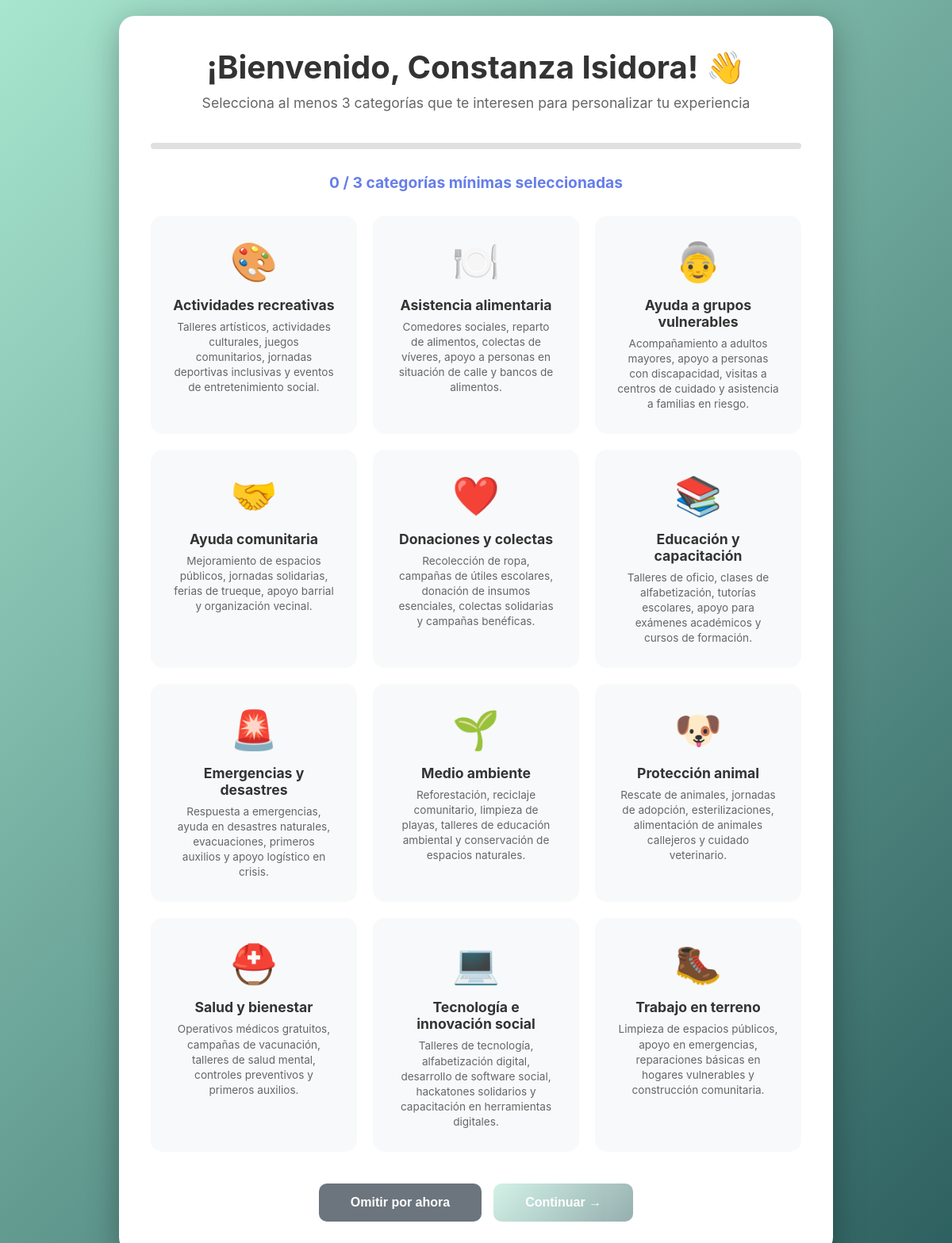
/preferencias/ (signed in), run on the app's committed database.
### Humanet/models.py (models this page shows, shortened)
class Categoria(models.Model):
    nombre = models.CharField(max_length=100, unique=True)
    icono = models.CharField(max_length=10, default='📌')
    descripcion = models.TextField(blank=True)
    color = models.CharField(max_length=7, default='#667eea')
    class Meta:
        verbose_name = 'Categoría'
        verbose_name_plural = 'Categorías'
        ordering = ['nombre']

### Humanet/views.py (the view, shortened to what this page needs)
# urls.py: path('preferencias/', views.seleccionar_preferencias, name='seleccionar_preferencias'),
@login_required
def seleccionar_preferencias(request):
    perfil, created = PerfilUsuario.objects.get_or_create(usuario=request.user)
    if perfil.onboarding_completado:
        return redirect('inicio')
    categorias = Categoria.objects.all()
    return render(request, 'Humanet/seleccionar_preferencias.html', {
        'categorias': categorias
    })

### Humanet/templates/Humanet/seleccionar_preferencias.html (shortened to what this page needs)
<!DOCTYPE html>
<html lang="es">
<head>
</head>
<body>
    <div class="container">
        <div class="header">
            <h1>¡Bienvenido, {{ user.first_name }}! 👋</h1>
            <p>Selecciona al menos 3 categorías que te interesen para personalizar tu experiencia</p>
        </div>
        <div class="progress-bar">
        </div>
        <div class="selection-count">
            <span id="selectionCount">0</span> / 3 categorías mínimas seleccionadas
        </div>
        <form method="post" id="preferencesForm">
            <div class="categorias-grid">
                {% for categoria in categorias %}
                <div class="categoria-card"
                     data-categoria-id="{{ categoria.id }}"
                     style="color: {{ categoria.color }};"
                     onclick="toggleCategoria(this, {{ categoria.id }})">
                    <div class="categoria-icono">{{ categoria.icono }}</div>
                    <div class="categoria-nombre">{{ categoria.nombre }}</div>
                    <div class="categoria-descripcion">{{ categoria.descripcion }}</div>
                </div>
                {% endfor %}
            </div>
            <div class="actions">
                <button type="button" class="btn btn-skip" onclick="omitirPreferencias()">
                    Omitir por ahora
                </button>
                <button type="submit" class="btn btn-primary" id="submitBtn" disabled>
                    Continuar →
                </button>
            </div>
        </form>
    </div>
</body>
</html>

### Humanet/templates/Humanet/seleccionar_preferencias.html (style rules this page uses)
* { margin: 0; padding: 0; box-sizing: border-box; }
body { font-family: 'Inter', -apple-system, BlinkMacSystemFont, 'Segoe UI', sans-serif; background: linear-gradient(135deg, #a8e6cf 0%, #2c5f5f 100%); min-height: 100vh; padding: 20px; }
.container { max-width: 900px; margin: 0 auto; background: white; border-radius: 20px; padding: 40px; box-shadow: 0 10px 40px rgba(0, 0, 0, 0.3); }
.header { text-align: center; margin-bottom: 40px; }
.header h1 { color: #333; font-size: 2.5rem; margin-bottom: 10px; }
.header p { color: #666; font-size: 1.1rem; }
.progress-bar { width: 100%; height: 8px; background: #e0e0e0; border-radius: 10px; margin: 30px 0; overflow: hidden; }
.selection-count { text-align: center; font-size: 1.2rem; color: #667eea; font-weight: bold; margin-bottom: 30px; }
.categorias-grid { display: grid; grid-template-columns: repeat(auto-fill, minmax(200px, 1fr)); gap: 20px; margin-bottom: 40px; }
.categoria-card { background: #f8f9fa; border: 3px solid transparent; border-radius: 15px; padding: 25px; text-align: center; cursor: pointer; transition: all 0.3s ease; position: relative; }
.categoria-icono { font-size: 3rem; margin-bottom: 15px; }
.categoria-nombre { font-weight: bold; font-size: 1.1rem; color: #333; margin-bottom: 8px; }
.categoria-descripcion { font-size: 0.85rem; color: #666; line-height: 1.4; }
.actions { display: flex; gap: 15px; justify-content: center; }
.btn { padding: 15px 40px; border: none; border-radius: 10px; font-size: 16px; font-weight: bold; cursor: pointer; transition: all 0.3s; }
.btn-primary { background: linear-gradient(135deg, #a8e6cf 0%, #2c5f5f 100%); color: white; }
.btn-primary:disabled { opacity: 0.5; cursor: not-allowed; }
.btn-skip { background: #6c757d; color: white; }

### data on the page
Categoria: icono "🎨", nombre "Actividades recreativas", descripcion "Talleres artísticos, actividades culturales, juegos comunitarios, jornadas deportivas inclusivas y eventos de entretenimiento social."
Categoria: icono "🍽️", nombre "Asistencia alimentaria", descripcion "Comedores sociales, reparto de alimentos, colectas de víveres, apoyo a personas en situación de calle y bancos de alimentos."
Categoria: icono "👵", nombre "Ayuda a grupos vulnerables", descripcion "Acompañamiento a adultos mayores, apoyo a personas con discapacidad, visitas a centros de cuidado y asistencia a familias en riesgo."
Categoria: icono "🤝", nombre "Ayuda comunitaria", descripcion "Mejoramiento de espacios públicos, jornadas solidarias, ferias de trueque, apoyo barrial y organización vecinal."
Categoria: icono "❤️", nombre "Donaciones y colectas", descripcion "Recolección de ropa, campañas de útiles escolares, donación de insumos esenciales, colectas solidarias y campañas benéficas."
Categoria: icono "📚", nombre "Educación y capacitación", descripcion "Talleres de oficio, clases de alfabetización, tutorías escolares, apoyo para exámenes académicos y cursos de formación."
Categoria: icono "🚨", nombre "Emergencias y desastres", descripcion "Respuesta a emergencias, ayuda en desastres naturales, evacuaciones, primeros auxilios y apoyo logístico en crisis."
Categoria: icono "🌱", nombre "Medio ambiente", descripcion "Reforestación, reciclaje comunitario, limpieza de playas, talleres de educación ambiental y conservación de espacios naturales."
Categoria: icono "🐶", nombre "Protección animal", descripcion "Rescate de animales, jornadas de adopción, esterilizaciones, alimentación de animales callejeros y cuidado veterinario."
Categoria: icono "⛑️", nombre "Salud y bienestar", descripcion "Operativos médicos gratuitos, campañas de vacunación, talleres de salud mental, controles preventivos y primeros auxilios."
Categoria: icono "💻", nombre "Tecnología e innovación social", descripcion "Talleres de tecnología, alfabetización digital, desarrollo de software social, hackatones solidarios y capacitación en herramientas digitales."
Categoria: icono "🥾", nombre "Trabajo en terreno", descripcion "Limpieza de espacios públicos, apoyo en emergencias, reparaciones básicas en hogares vulnerables y construcción comunitaria."

### other printed values
{{ user.first_name }} "Constanza Isidora"
